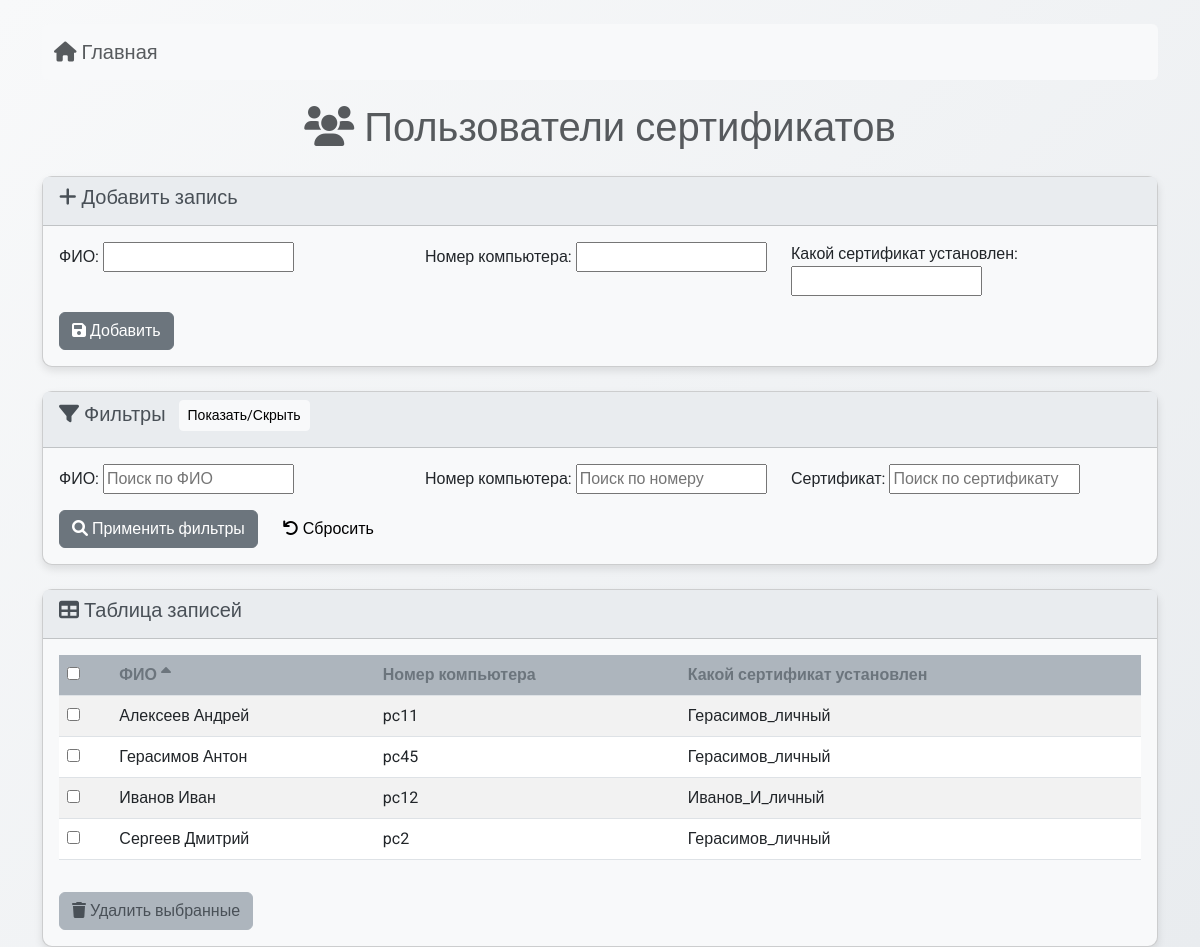
The page /certificate_user/ on the database its author committed.
### certificates/models.py (models this page shows, shortened)
class CertificateUser(models.Model):
    full_name = models.CharField(max_length=100, verbose_name="ФИО")
    computer_number = models.CharField(max_length=50, verbose_name="Номер компьютера")
    installed_certificate = models.CharField(max_length=100, verbose_name="Какой сертификат установлен")

### certificates/views.py (the view)
# urls.py: path('certificate_user/', cert_views.certificate_user_list, name='certificate_user_list'),
def certificate_user_list(request):
    if request.method == 'POST':
        if 'add' in request.POST:
            form = CertificateUserForm(request.POST)
            if form.is_valid():
                form.save()
                return redirect('certificate_user_list')
        elif 'delete' in request.POST:
            selected_ids = request.POST.getlist('selected')
            CertificateUser.objects.filter(id__in=selected_ids).delete()
            return redirect('certificate_user_list')
    else:
        form = CertificateUserForm()
    filter_form = CertificateUserFilterForm(request.GET)
    users = CertificateUser.objects.all()
    if filter_form.is_valid():
        full_name = filter_form.cleaned_data.get('full_name')
        computer_number = filter_form.cleaned_data.get('computer_number')
        installed_certificate = filter_form.cleaned_data.get('installed_certificate')
        if full_name:
            users = users.filter(full_name__icontains=full_name)
        if computer_number:
            users = users.filter(computer_number__icontains=computer_number)
        if installed_certificate:
            users = users.filter(installed_certificate__icontains=installed_certificate)
    sort_by = request.GET.get('sort', 'full_name')
    if sort_by.startswith('-'):
        direction = 'desc'
        sort_field = sort_by[1:]
    else:
        direction = 'asc'
        sort_field = sort_by
    users = users.order_by(sort_by)
    return render(request, 'certificates/certificate_user_list.html', {
        'users': users,
        'form': form,
        'filter_form': filter_form,
        'sort_by': sort_by,
        'direction': direction,
        'sort_field': sort_field,
    })

### certificates/forms.py
class CertificateUserForm(forms.ModelForm):
    class Meta:
        model = CertificateUser
        fields = ['full_name', 'computer_number', 'installed_certificate']

class CertificateUserFilterForm(forms.Form):
    full_name = forms.CharField(required=False, label="ФИО", widget=forms.TextInput(attrs={'placeholder': 'Поиск по ФИО'}))
    computer_number = forms.CharField(required=False, label="Номер компьютера", widget=forms.TextInput(attrs={'placeholder': 'Поиск по номеру'}))
    installed_certificate = forms.CharField(required=False, label="Сертификат", widget=forms.TextInput(attrs={'placeholder': 'Поиск по сертификату'}))

### certificates/templates/certificates/certificate_user_list.html (shortened to what this page needs)
<!DOCTYPE html>
<html lang="ru">
<head>
    <link href="https://cdn.jsdelivr.net/npm/bootstrap@5.3.0/dist/css/bootstrap.min.css" rel="stylesheet">
    <link rel="stylesheet" href="https://cdnjs.cloudflare.com/ajax/libs/font-awesome/6.0.0/css/all.min.css">
</head>
<body>
    <div class="container mt-4">
        <nav class="navbar navbar-expand-lg navbar-light bg-light mb-4 rounded">
            <div class="container-fluid">
                <a class="navbar-brand text-muted" href="/"><i class="fas fa-home"></i> Главная</a>
            </div>
        </nav>
        <h1 class="text-center text-muted mb-4"><i class="fas fa-users"></i> Пользователи сертификатов</h1>
        <div class="card mb-4">
            <div class="card-header">
                <h5><i class="fas fa-plus"></i> Добавить запись</h5>
            </div>
            <div class="card-body">
                <form method="post">
                    <div class="row g-3">
                        <div class="col-md-4">{{ form.full_name.label_tag }} {{ form.full_name }}</div>
                        <div class="col-md-4">{{ form.computer_number.label_tag }} {{ form.computer_number }}</div>
                        <div class="col-md-4">{{ form.installed_certificate.label_tag }} {{ form.installed_certificate }}</div>
                    </div>
                    <button type="submit" name="add" class="btn btn-secondary mt-3"><i class="fas fa-save"></i> Добавить</button>
                </form>
            </div>
        </div>
        <div class="card mb-4">
            <div class="card-header">
                <h5><i class="fas fa-filter"></i> Фильтры <button class="btn btn-sm btn-light ms-2" type="button" data-bs-toggle="collapse" data-bs-target="#filterCollapse">Показать/Скрыть</button></h5>
            </div>
            <div class="collapse show" id="filterCollapse">
                <div class="card-body">
                    <form method="get" class="row g-3">
                        <div class="col-md-4">{{ filter_form.full_name.label_tag }} {{ filter_form.full_name }}</div>
                        <div class="col-md-4">{{ filter_form.computer_number.label_tag }} {{ filter_form.computer_number }}</div>
                        <div class="col-md-4">{{ filter_form.installed_certificate.label_tag }} {{ filter_form.installed_certificate }}</div>
                        <div class="col-12">
                            <button type="submit" class="btn btn-secondary"><i class="fas fa-search"></i> Применить фильтры</button>
                            <a href="?" class="btn btn-light ms-2"><i class="fas fa-undo"></i> Сбросить</a>
                        </div>
                    </form>
                </div>
            </div>
        </div>
        <div class="card">
            <div class="card-header">
                <h5><i class="fas fa-table"></i> Таблица записей</h5>
            </div>
            <div class="card-body">
                <form method="post">
                    <div class="table-responsive">
                        <table class="table table-striped table-hover">
                            <thead>
                                <tr>
                                    <th><input type="checkbox" id="selectAll"></th>
                                    <th><a href="?{% if sort_field == 'full_name' and direction == 'asc' %}sort=-full_name{% else %}sort=full_name{% endif %}{{ filter_form.data.urlencode }}" class="sortable">ФИО {% if sort_field == 'full_name' %}{% if direction == 'asc' %}<i class="fas fa-sort-up"></i>{% else %}<i class="fas fa-sort-down"></i>{% endif %}{% endif %}</a></th>
                                    <th><a href="?{% if sort_field == 'computer_number' and direction == 'asc' %}sort=-computer_number{% else %}sort=computer_number{% endif %}{{ filter_form.data.urlencode }}" class="sortable">Номер компьютера </a></th>
                                    <th><a href="?{% if sort_field == 'installed_certificate' and direction == 'asc' %}sort=-installed_certificate{% else %}sort=installed_certificate{% endif %}{{ filter_form.data.urlencode }}" class="sortable">Какой сертификат установлен </a></th>
                                </tr>
                            </thead>
                            <tbody>
                                {% for user in users %}
                                <tr>
                                    <td><input type="checkbox" name="selected" value="{{ user.id }}"></td>
                                    <td>{{ user.full_name }}</td>
                                    <td>{{ user.computer_number }}</td>
                                    <td>{{ user.installed_certificate }}</td>
                                </tr>
                                {% endfor %}
                            </tbody>
                        </table>
                    </div>
                    <button type="submit" name="delete" class="btn btn-danger mt-3"><i class="fas fa-trash"></i> Удалить выбранные</button>
                </form>
            </div>
        </div>
    </div>
</body>
</html>

### certificates/templates/certificates/certificate_user_list.html (style rules this page uses)
body { font-family: 'Roboto', sans-serif; background: linear-gradient(135deg, #f8f9fa 0%, #e9ecef 100%); min-height: 100vh; }
.table th { background-color: #adb5bd; color: #343a40; }
.sortable { color: #6c757d; text-decoration: none; }
.card { border-radius: 10px; box-shadow: 0 4px 8px rgba(0,0,0,0.1); background-color: #f8f9fa; }
.card-header { background-color: #e9ecef; color: #495057; }
.btn-secondary { background-color: #6c757d; border-color: #6c757d; }
.btn-danger { background-color: #adb5bd; border-color: #adb5bd; color: #495057; }

### rows shown on the page
CertificateUser: full_name "Алексеев Андрей", computer_number "pc11", installed_certificate "Герасимов_личный"
CertificateUser: full_name "Герасимов Антон", computer_number "pc45", installed_certificate "Герасимов_личный"
CertificateUser: full_name "Иванов Иван", computer_number "pc12", installed_certificate "Иванов_И_личный"
CertificateUser: full_name "Сергеев Дмитрий", computer_number "pc2", installed_certificate "Герасимов_личный"

### other values the page prints
{{ filter_form.full_name.label_tag }} "ФИО:"
{{ filter_form.computer_number.label_tag }} "Номер компьютера:"
{{ filter_form.installed_certificate.label_tag }} "Сертификат:"
